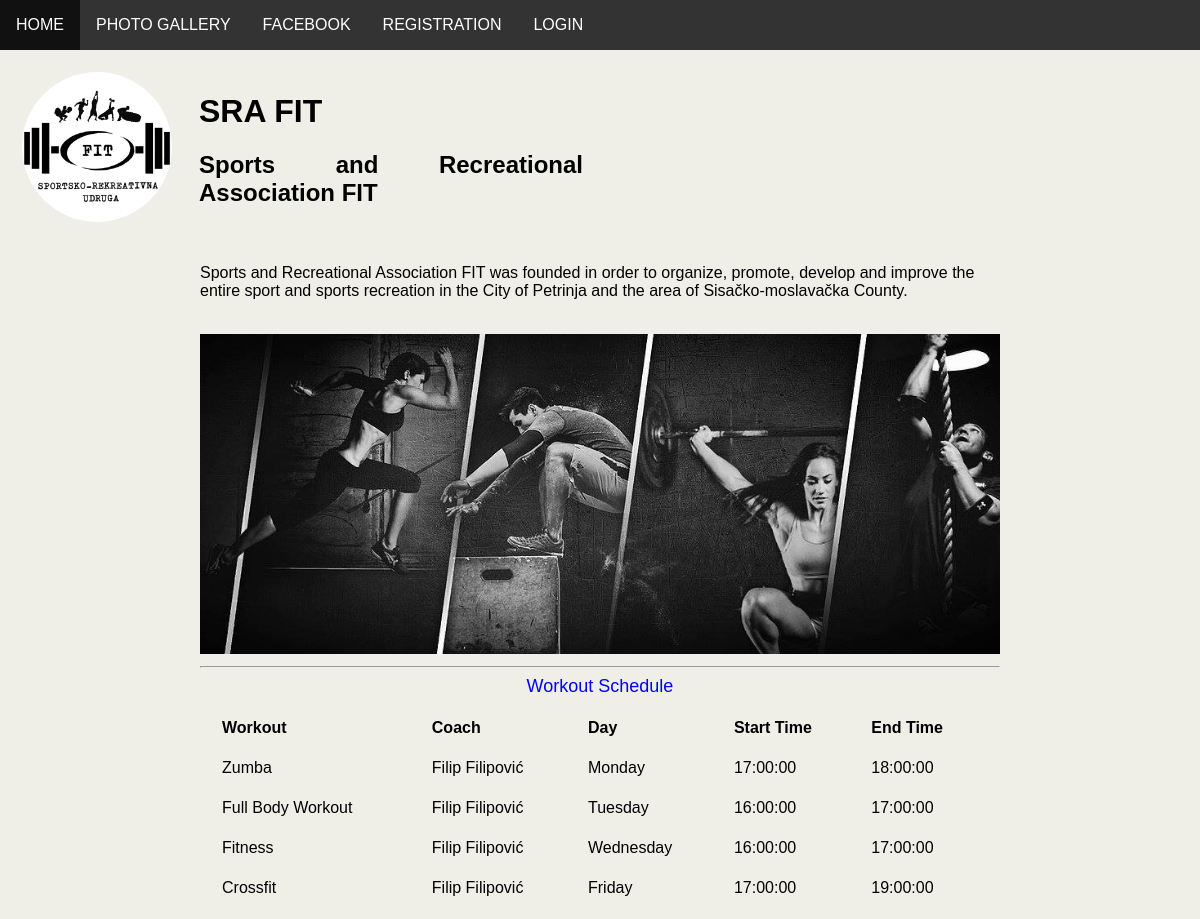
The page / on the database its author committed.
### tables this page shows
CREATE TABLE `workout` (
  `id` int(11) NOT NULL AUTO_INCREMENT,
  `name` varchar(100) NOT NULL,
  `start_time` time NOT NULL,
  `end_time` time NOT NULL,
  `coach` int(11) NOT NULL,
  `day` int(11) NOT NULL,
  PRIMARY KEY (`id`),
  KEY `coach` (`coach`),
  KEY `day` (`day`),
  CONSTRAINT `workout_ibfk_3` FOREIGN KEY (`coach`) REFERENCES `user` (`id`) ON DELETE CASCADE ON UPDATE CASCADE,
  CONSTRAINT `workout_ibfk_4` FOREIGN KEY (`day`) REFERENCES `day` (`id`) ON DELETE CASCADE ON UPDATE CASCADE
);

CREATE TABLE `user` (
  `id` int(11) NOT NULL AUTO_INCREMENT,
  `name` varchar(100) NOT NULL,
  `surname` varchar(100) NOT NULL,
  `email` varchar(100) NOT NULL,
  `password` varchar(300) NOT NULL,
  `birth` date NOT NULL,
  `gender` int(11) NOT NULL,
  `user_type` int(11) NOT NULL,
  PRIMARY KEY (`id`),
  KEY `gender` (`gender`),
  KEY `user_type` (`user_type`),
  CONSTRAINT `user_ibfk_3` FOREIGN KEY (`gender`) REFERENCES `gender` (`id`) ON DELETE CASCADE ON UPDATE CASCADE,
  CONSTRAINT `user_ibfk_4` FOREIGN KEY (`user_type`) REFERENCES `user_type` (`id`) ON DELETE CASCADE ON UPDATE CASCADE
);

CREATE TABLE `day` (
  `id` int(11) NOT NULL AUTO_INCREMENT,
  `name` varchar(10) NOT NULL,
  PRIMARY KEY (`id`)
);

### index.php (the view, shortened to what this page needs)
<?php
include("header.php");
$db=database_connection();
$sql = "SELECT w.start_time, w.end_time, w.name AS workout, u.name AS first_name, u.surname, d.name AS day
            FROM workout w
            INNER JOIN day d ON w.day=d.id
            INNER JOIN user u ON w.coach=u.id
            ORDER BY d.id;";
$result = mysqli_query($db, $sql);
?>
<p>Sports and Recreational Association FIT was founded in order to organize, promote, develop and improve the
    entire sport and sports recreation in the City of Petrinja and the area of Sisačko-moslavačka County.</p>
<br>
<img src="images/background.jpg" alt="Working out" style="width: 100%">
<hr>
<table style="width:100%">
    <caption>Workout Schedule</caption>
    <tr>
        <th>Workout</th>
        <th>Coach</th>
        <th>Day</th>
        <th>Start Time</th>
        <th>End Time</th>
    </tr>
    <?php
    if (mysqli_num_rows($result) > 0) {
        while($row = mysqli_fetch_assoc($result)) {
            echo '<tr>
                            <td>'.$row['workout'].'</td>
                            <td>'.$row['first_name']." ".$row['surname'].'</td>
                            <td>'.$row['day'].'</td>
                            <td>'.$row['start_time'].'</td>
                            <td>'.$row['end_time'].'</td>
                      </tr>';
        }
    }
    ?>
</table>
<?php
include("footer.php");
?>

### header.php (shortened to what this page needs)
<?php
$current=basename($_SERVER["PHP_SELF"]);
$active_user=0;
$active_user_type=-1;
?>
<!DOCTYPE html>
<html>
<head>
    <link rel="stylesheet" type="text/css" href="design.css">
    <link rel="stylesheet" type="text/css" href="gallery.css">
</head>
<body>
<header>
    <ul>
        <?php
        if($active_user_type==2){
            echo '<li><a href="coach.php"';
            if($current=="coach.php")echo ' class="active"';
            echo ">HOME</a></li>";
        }
        else if($active_user_type==3){
            echo '<li><a href="member.php"';
            if($current=="member.php")echo ' class="active"';
            echo ">HOME</a></li>";
        }
        else {
            echo '<li><a href="index.php"';
            if($current=="index.php")echo ' class="active"';
            echo ">HOME</a></li>";
        }
        ?>
        <li><a href="gallery.php" class="link">PHOTO GALLERY</a></li>
        <li><a href="https://www.facebook.com/SRUFIT" class="link" target="_blank">FACEBOOK</a></li>
        <?php
        if($active_user===0){
            echo "<li><a class='link' href='registration.php'>REGISTRATION</a></li>";
            echo "<li><a class='link' href='login.php'>LOGIN</a></li>";
        }
        else{
            echo "
                  <li><a class='link' href='login.php?logout=1'>LOGOUT</a></li>";
        }
        ?>
    </ul>
    <table class="header_table">
        <tr>
            <td>
                <img src="images/logo.jpg" alt="SRA FIT Logo" style="border-radius: 50%; width:150px; height:150px;" class="header_table"><br>
            </td>
            <td>
                <h1><strong>SRA FIT</strong></h1>
                <h2><strong>Sports and Recreational Association FIT</strong></h2>
            </td>
        </tr>
    </table>
</header>
<section class="content">

### footer.php (shortened to what this page needs)
</section>
</body>
</html>

### design.css (style rules this page uses)
ul { list-style-type: none; margin: 0; padding: 0; overflow: hidden; background-color: #333333; }
li { float: left; }
li a { display: block; color: white; text-align: center; padding: 16px; text-decoration: none; }
body { font-family:Arial,Helvetica,sans-serif; background: rgb(239, 239, 232); height:100%; width:100%; margin:auto; text-align:justify-all; }
.header_table { padding:5px; width:50%; height: auto; text-align: left; border: transparent; }
.content { padding-right: 200px; padding-left: 200px; }
caption { caption-side: top; font-size: large; color: blue; }
table, th, td { text-align: justify; padding: 10px; }

### gallery.css (style rules this page uses)
.active, .demo_gallery:hover { opacity: 1; }

### rows shown on the page
workout: name "Zumba", coach.name "Filip", coach.surname "Filipović", day.name "Monday", start_time "17:00:00", end_time "18:00:00"
workout: name "Full Body Workout", coach.name "Filip", coach.surname "Filipović", day.name "Tuesday", start_time "16:00:00", end_time "17:00:00"
workout: name "Fitness", coach.name "Filip", coach.surname "Filipović", day.name "Wednesday", start_time "16:00:00", end_time "17:00:00"
workout: name "Crossfit", coach.name "Filip", coach.surname "Filipović", day.name "Friday", start_time "17:00:00", end_time "19:00:00"
